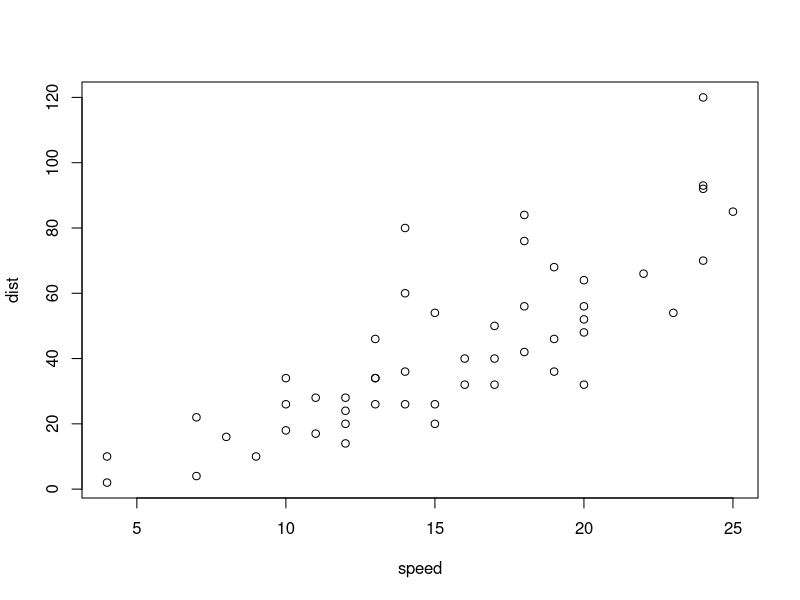
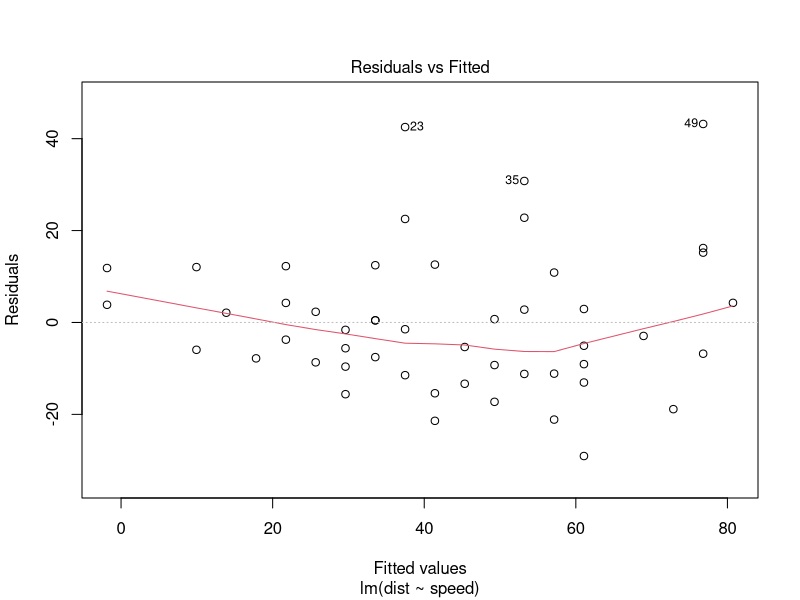
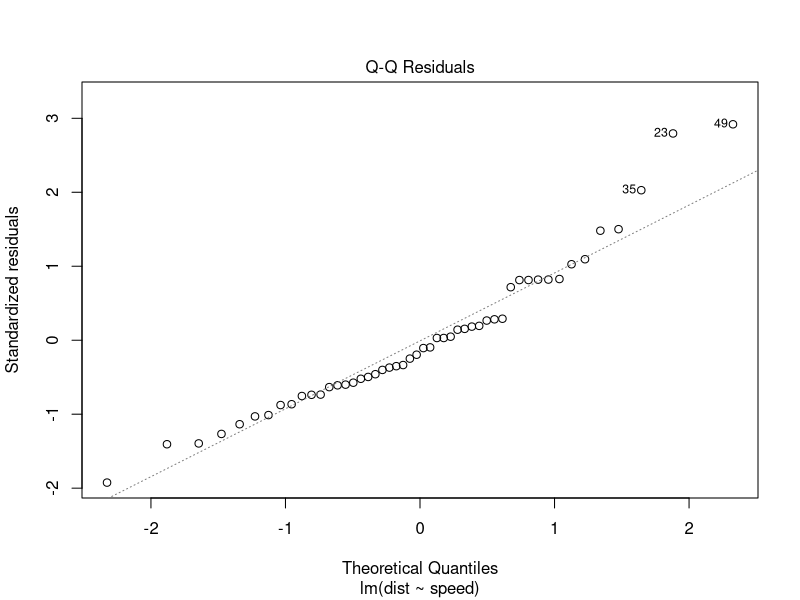

Generate these figures, in order, with R:
## ---- chunk 1
knitr::opts_chunk$set(echo = TRUE, include = TRUE,
fig.align="center",warnings = FALSE,fig.width = 5,fig.height=3)
## ---- chunk 2
plot(dist ~ speed,cars)
## ---- chunk 3
mod <- lm(dist ~ speed,cars)
summary(mod)
## ---- chunk 4
newdata <- data.frame(speed = 17)
predict(mod,newdata)
predict(mod,newdata,interval="confidence",level=0.9)
predict(mod,newdata,interval="prediction",level=0.9)
## ---- chunk 5
summary(mod)
## ---- chunk 6
### Actual calculation for p-value in simple linear regression hypothesis test
# input for q is the absolute value of the test statistic
2*pt(abs(9.464),df=48,lower.tail=FALSE)
## ---- chunk 7
plot(mod,1)
## ---- chunk 8
plot(mod,2)
